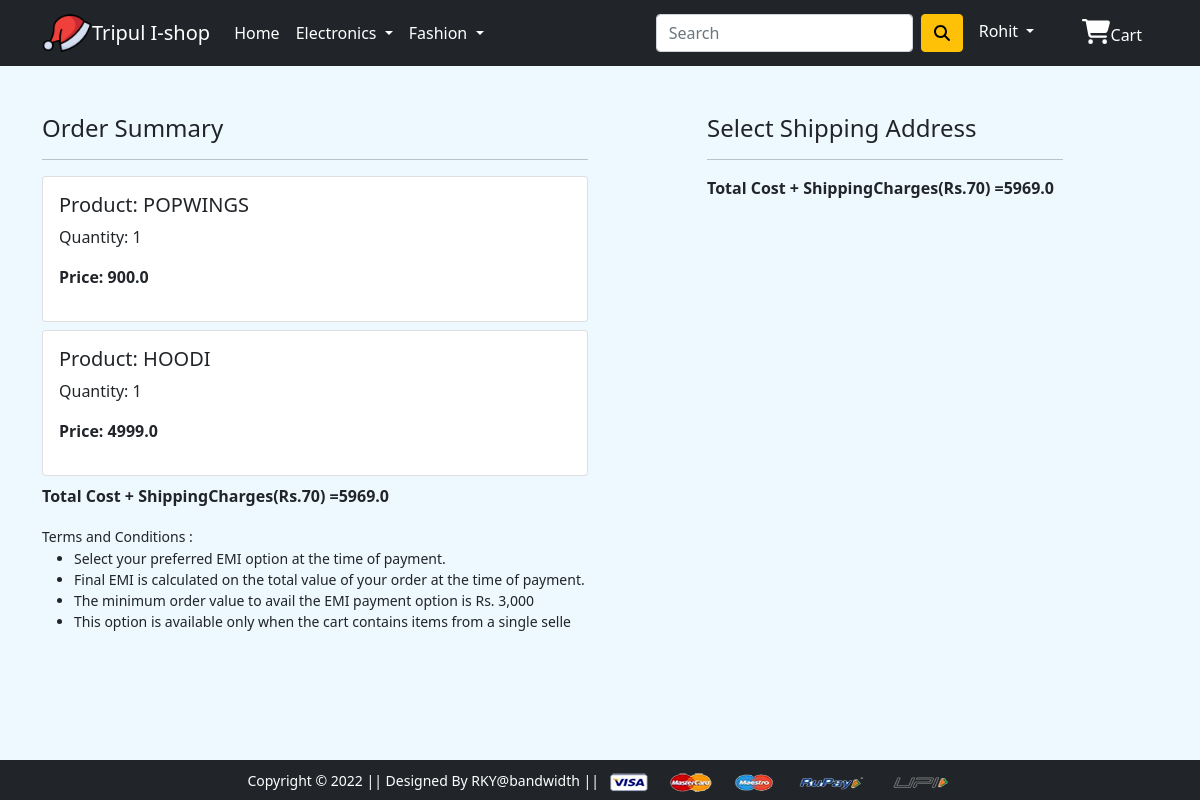
Screenshot of /checkout/ (signed in) with the database file from the repository.
### app/models.py (models this page shows, shortened)
class Cart(models.Model):
    user=models.ForeignKey(User,on_delete=models.CASCADE)
    product=models.ForeignKey(Product,on_delete=models.CASCADE)
    quantity =models.PositiveBigIntegerField(default=1)
    @property
    def total_cost(self):
        return self.quantity * self.product.discounted_price

class Product(models.Model):
    title=models.CharField(max_length=100)
    selling_price=models.FloatField()
    discounted_price=models.FloatField()
    description=models.TextField()
    brand=models.CharField(max_length=100)
    category=models.CharField(choices=CATEGORY_CHOICES,max_length=100)
    product_image =models.ImageField(upload_to='producting')

### app/views.py (the view)
# urls.py: path('checkout/', views.checkout, name='checkout'),
@login_required
def checkout(request):
    user=request.user
    cart_items=Cart.objects.filter(user=user)
    add=Customer.objects.filter(user=user)
    amount=0.0
    shipping_amount=70.0
    totalamount=0.0
    cart_product=[p for p in Cart.objects.all() if p.user == request.user]
    if cart_product:
        for p in cart_product:
         tempamount=(p.quantity * p.product.discounted_price)
         amount += tempamount
        totalamount=amount+shipping_amount
    return render(request, 'app/checkout.html',{'add':add,'totalamount':totalamount,'cart_items':cart_items})

### app/templates/app/checkout.html (shortened to what this page needs)
{% extends 'app/base.html' %}
{% load static %}
{% block main-content %}
<div class="container">
 <div class="row mt-5">
  <div class="col-sm-6">
    <h4>Order Summary</h4>
    <hr>
    {% for item in cart_items %}
      <div class="card mb-2">
        <div class="card-body">
          <h5>Product: {{item.product.title}} </h5>
          <p>Quantity: {{item.quantity}} </p>
          <p class="fw-bold">Price: {{item.total_cost}} </p>
        </div>
      </div>
      {% endfor %}
      <p class="fw-bold">Total Cost + ShippingCharges(Rs.70) ={{totalamount}} </p>
<small>Terms and Conditions :
  <ul>
    <li>
  Select your preferred EMI option at the time of payment.
    </li>
    <li>
  Final EMI is calculated on the total value of your order at the time of payment.</li>
<li>
  The minimum order value to avail the EMI payment option is Rs. 3,000
</li><li>
  This option is available only when the cart contains items from a single selle
</ul></small>
    </div>
  <div class="col-sm-4 offset-sm-1">
    <h4>Select Shipping Address</h4>
    <hr>
    <form action="/paymentdone" id="myform">
      <p class="fw-bold">Total Cost + ShippingCharges(Rs.70) ={{totalamount}} </p>
      </form>
    </div>
  </div>
</div>
{% endblock main-content %}

### app/templates/app/base.html (shortened to what this page needs)
<!doctype html>
{% load static %}
<html lang="en">
  <head>
    <link href="https://cdn.jsdelivr.net/npm/bootstrap@5.0.0-beta1/dist/css/bootstrap.min.css" rel="stylesheet">
    <link rel="stylesheet" href="{% static 'app/css/owl.carousel.min.css' %}">
    <link rel="stylesheet" href="{% static 'app/css/all.min.css' %}">
    <link rel="stylesheet" href="{% static 'app/css/style.css' %}">
<link rel="stylesheet" href="{% static 'app\css\styles.css' %} ">
<link rel="stylesheet" href="{% static 'app\css\lightslider.css' %} ">
  </head>
  <body>
    <nav class="navbar navbar-expand-lg navbar-dark bg-dark">
     <div class="container">
      <img src="{% static 'app\images\hat - Copy.png' %} "  alt="" height='50px' width="50px">
         <a class="navbar-brand" href="/"> Tripul I-shop</a>
       <div class="collapse navbar-collapse" id="navbarSupportedContent">
         <ul class="navbar-nav me-auto mb-2 mb-lg-0">
           <li class="nav-item">
             <a class="nav-link active" aria-current="page" href="/">Home</a>
           </li>
           <li class="nav-item dropdown">
             <a class="nav-link dropdown-toggle text-white" href="#" id="electronicsDropdown" role="button" data-bs-toggle="dropdown" aria-expanded="false">
               Electronics
             </a>
           </li>
           <li class="nav-item dropdown">
             <a class="nav-link dropdown-toggle text-white" href="#" id="fashionDropdown" role="button" data-bs-toggle="dropdown" aria-expanded="false">
               Fashion
             </a>
           </li>
         </ul>
         <form class="d-flex">
           <input class="form-control me-2" type="search" placeholder="Search" aria-label="Search">
          <button class="btn btn-warning " type="submit"><i class="fa fa-search" aria-hidden="true"></i></button>
         </form>
         <div>
          <ul class="navbar-nav me-auto mb-2 mb-lg-0">
            {% if request.user.is_authenticated%}
           <li class="nav-item dropdown mx-2">
              <a class="nav-link dropdown-toggle text-white" href="#" id="profileDropdown" role="button" data-bs-toggle="dropdown" aria-expanded="false">
                {{request.user.username|capfirst}}
              </a>
            </li>
            <li class="nav-item mx-2">
              <a href="{% url 'showcart' %}" class="nav-link text-white "><i class="fas fa-shopping-cart" style='font-size:25px;color:white'></i>Cart </a>
            </li>
          {% endif %}
          </ul>
         </div>
       </div>
     </div>
    </nav>
    {% block main-content %} {% endblock main-content %}
    <footer class="container-fluid bg-dark text-center p-2 mt-5 fixed-bottom">
        <small class="text-white">Copyright &copy; 2022 || Designed By RKY@bandwidth || </small>
        <img src="{% static 'app\images\payment.png' %}" alt="" srcset="" class="img-fluid" height="2px">
    </footer>
  </body>
</html>

### app/static/app/css/styles.css (style rules this page uses)
body { margin:0px; padding: 0px; background-color:#eef8ff; }
a { text-decoration:none; }

### rows the page displays
Cart: product "POPWINGS", quantity "1", total_cost "900.0"
Cart: product "HOODI", quantity "1", total_cost "4999.0"

### other values shown
{{ request.user.username|capfirst }} "Rohit"
{{ totalamount }} "5969.0"
